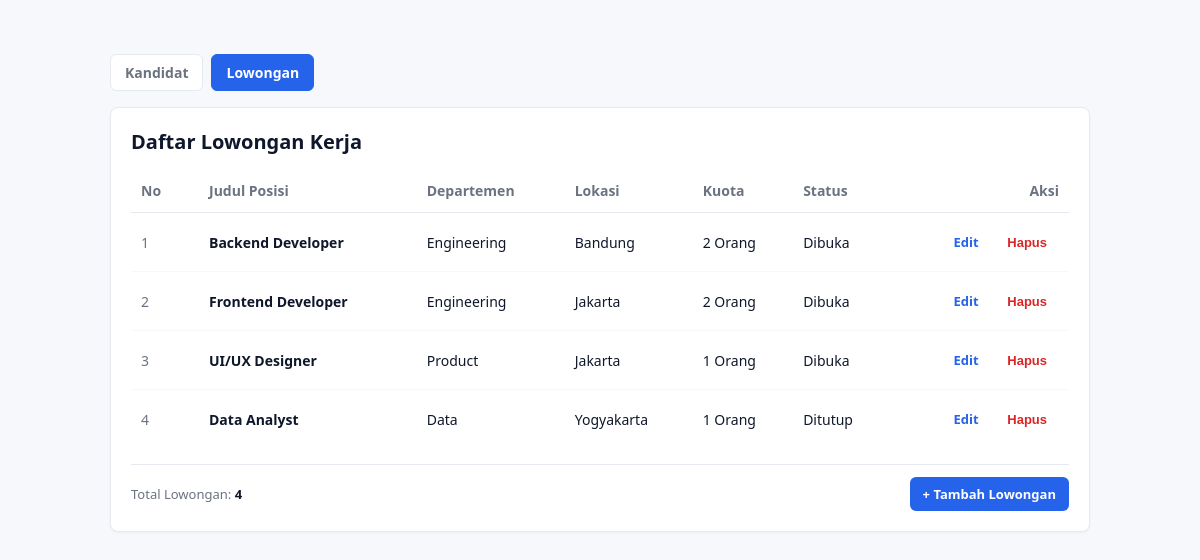
Screenshot of /project/index.php?modul=lowongan with the database file from the repository.
### tables this page shows
CREATE TABLE IF NOT EXISTS `lowongan` (
  `id` int(11) NOT NULL AUTO_INCREMENT,
  `judul` varchar(100) NOT NULL,
  `departemen` varchar(100) NOT NULL,
  `lokasi` varchar(100) NOT NULL,
  `kuota` int(11) NOT NULL DEFAULT 1,
  `status` varchar(30) NOT NULL DEFAULT 'Dibuka',
  PRIMARY KEY (`id`)
);

### project/models/DB.php (called while the page is built, shortened)
<?php
class DB {
    private string $host = "localhost";
    private string $db_name = "mvp_kandidat_db";
    private string $username = "root";
    private string $password = "";
    private ?PDO $conn = null;
    private ?PDOStatement $result = null;
    public function __construct(
        string $host = "localhost",
        string $db_name = "mvp_kandidat_db",
        string $username = "root",
        string $password = ""
    ) {
        $this->host = $host;
        $this->db_name = $db_name;
        $this->username = $username;
        $this->password = $password;
        $this->conn = $this->connect();
    }
    public function connect(): PDO {
        try {
            $dsn = "mysql:host={$this->host};dbname={$this->db_name};charset=utf8mb4";
            $options = [
                PDO::ATTR_ERRMODE => PDO::ERRMODE_EXCEPTION,
                PDO::ATTR_DEFAULT_FETCH_MODE => PDO::FETCH_ASSOC,
                PDO::ATTR_EMULATE_PREPARES => false,
            ];
            return new PDO($dsn, $this->username, $this->password, $options);
        } catch (PDOException $e) {
            throw new RuntimeException("Koneksi Database Gagal: " . $e->getMessage(), 0, $e);
        }
    }
    public function executeQuery(string $query, array $params = []): PDOStatement {
        try {
            $stmt = $this->conn->prepare($query);
            $stmt->execute($params);
            $this->result = $stmt;
            return $stmt;
        } catch (PDOException $e) {
            throw new RuntimeException("Query Gagal: " . $e->getMessage(), 0, $e);
        }
    }
    public function getAllResult(): array {
        return $this->result->fetchAll(PDO::FETCH_ASSOC);
    }
}
?>

### project/models/TabelLowongan.php (called while the page is built, shortened)
<?php
require_once __DIR__ . '/DB.php';
require_once __DIR__ . '/Lowongan.php';
class TabelLowongan extends DB implements KontrakModelLowongan {
    private function mapRowToLowongan(array $row): Lowongan {
        return new Lowongan(
            (int)$row['id'],
            $row['judul'],
            $row['departemen'],
            $row['lokasi'],
            (int)$row['kuota'],
            $row['status']
        );
    }
    public function getAllLowongan(): array {
        $query = "SELECT * FROM lowongan ORDER BY id ASC";
        $this->executeQuery($query);
        $rows = $this->getAllResult();
        $list = [];
        foreach ($rows as $row) {
            $list[] = $this->mapRowToLowongan($row);
        }
        return $list;
    }
}
?>

### project/models/Lowongan.php (called while the page is built, shortened)
<?php
class Lowongan {
    private ?int $id;
    private string $judul;
    private string $departemen;
    private string $lokasi;
    private int $kuota;
    private string $status;
    public function __construct(
        ?int $id,
        string $judul,
        string $departemen,
        string $lokasi,
        int $kuota,
        string $status
    ) {
        $this->id = $id;
        $this->judul = $judul;
        $this->departemen = $departemen;
        $this->lokasi = $lokasi;
        $this->kuota = $kuota;
        $this->status = $status;
    }
    public function getId(): ?int { return $this->id; }
    public function getJudul(): string { return $this->judul; }
    public function getDepartemen(): string { return $this->departemen; }
    public function getLokasi(): string { return $this->lokasi; }
    public function getKuota(): int { return $this->kuota; }
    public function getStatus(): string { return $this->status; }
}
?>

### project/views/ViewLowongan.php (called while the page is built, shortened)
<?php
class ViewLowongan implements KontrakViewLowongan {
    private string $skinPath;
    public function __construct(string $skinPath = '', string $formPath = '') {
        $this->skinPath = $skinPath ?: __DIR__ . '/../template/lowongan_skin.html';
    }
    public function renderDaftar(string $tableRowsHtml, int $totalData): string {
        $template = file_get_contents($this->skinPath);
        $tokens = [
            '{{TABLE_ROWS}}' => $tableRowsHtml,
            '{{TOTAL_DATA}}' => (string)$totalData,
        ];
        return str_replace(array_keys($tokens), array_values($tokens), $template);
    }
}
?>

### project/presenters/PresenterLowongan.php (the view, shortened to what this page needs)
<?php
class PresenterLowongan implements KontrakPresenterLowongan {
    private KontrakModelLowongan $model;
    private KontrakViewLowongan $view;
    public function __construct(KontrakModelLowongan $model, KontrakViewLowongan $view) {
        $this->model = $model;
        $this->view = $view;
    }
    private function buildRowHtml(int $no, Lowongan $lowongan): string {
        $id = (int)$lowongan->getId();
        $judul = htmlspecialchars($lowongan->getJudul());
        $departemen = htmlspecialchars($lowongan->getDepartemen());
        $lokasi = htmlspecialchars($lowongan->getLokasi());
        $kuota = number_format($lowongan->getKuota()) . ' Orang';
        $status = htmlspecialchars($lowongan->getStatus());
        return "<tr>
            <td class='col-id'>{$no}</td>
            <td><strong>{$judul}</strong></td>
            <td>{$departemen}</td>
            <td>{$lokasi}</td>
            <td>{$kuota}</td>
            <td>{$status}</td>
            <td class='col-actions'>
                <a href='index.php?modul=lowongan&screen=edit&id={$id}' class='btn btn-edit'>Edit</a>
                <form method='post' action='index.php?modul=lowongan' style='display:inline;' onsubmit=\"return confirm('Hapus lowongan ini?')\">
                    <input type='hidden' name='action' value='hapus'>
                    <input type='hidden' name='id' value='{$id}'>
                    <button type='submit' class='btn btn-delete'>Hapus</button>
                </form>
            </td>
        </tr>";
    }
    public function tampilkanLowongan(): string {
        $listLowongan = $this->model->getAllLowongan();
        $totalLowongan = count($listLowongan);
        $rowsHtml = '';
        if (empty($listLowongan)) {
            $rowsHtml = '<tr><td colspan="7" style="text-align:center;color:#6b7280;padding:24px;">Belum ada data lowongan.</td></tr>';
        } else {
            $no = 1;
            foreach ($listLowongan as $lowongan) {
                $rowsHtml .= $this->buildRowHtml($no, $lowongan);
                $no++;
            }
        }
        return $this->view->renderDaftar($rowsHtml, $totalLowongan);
    }
}
?>

### project/index.php (shortened to what this page needs)
<?php
require_once __DIR__ . '/models/TabelLowongan.php';
require_once __DIR__ . '/views/ViewLowongan.php';
require_once __DIR__ . '/presenters/PresenterLowongan.php';
$modul = $_GET['modul'] ?? 'kandidat';
if ($modul === 'lowongan') {
    $model = new TabelLowongan('localhost', 'mvp_kandidat_db', 'root', '');
    $view = new ViewLowongan();
    $presenter = new PresenterLowongan($model, $view);
    if ($_SERVER['REQUEST_METHOD'] === 'POST') {
        $action = $_POST['action'] ?? '';
        if ($action === 'tambah') {
            $presenter->tambahLowongan(
                trim($_POST['judul'] ?? ''),
                trim($_POST['departemen'] ?? ''),
                trim($_POST['lokasi'] ?? ''),
                (int)($_POST['kuota'] ?? 1),
                trim($_POST['status'] ?? 'Dibuka')
            );
        } elseif ($action === 'ubah') {
            $presenter->ubahLowongan(
                (int)($_POST['id'] ?? 0),
                trim($_POST['judul'] ?? ''),
                trim($_POST['departemen'] ?? ''),
                trim($_POST['lokasi'] ?? ''),
                (int)($_POST['kuota'] ?? 1),
                trim($_POST['status'] ?? 'Dibuka')
            );
        } elseif ($action === 'hapus') {
            $presenter->hapusLowongan((int)($_POST['id'] ?? 0));
        }
        header("Location: index.php?modul=lowongan");
        exit();
    } else {
        $screen = $_GET['screen'] ?? 'list';
        if ($screen === 'add') {
            echo $presenter->tampilkanFormLowongan();
        } elseif ($screen === 'edit' && isset($_GET['id'])) {
            echo $presenter->tampilkanFormLowongan((int)$_GET['id']);
        } else {
            echo $presenter->tampilkanLowongan();
        }
    }
}
?>

### rows the page displays
lowongan: id "Kandidat Lowongan Daftar Lowongan Kerja No Judul Posisi Departemen Lokasi Kuota Status Aksi Total Lowongan: 4 + Tambah Lowongan", no "4", judul "Data Analyst", departemen "Data", lokasi "Yogyakarta", kuota "1 Orang", status "Ditutup"
lowongan: no "1", judul "Backend Developer", departemen "Engineering", lokasi "Bandung", kuota "2 Orang", status "Dibuka"
lowongan: no "2", judul "Frontend Developer", departemen "Engineering", lokasi "Jakarta", kuota "2 Orang", status "Dibuka"
lowongan: no "3", judul "UI/UX Designer", departemen "Product", lokasi "Jakarta", kuota "1 Orang", status "Dibuka"
